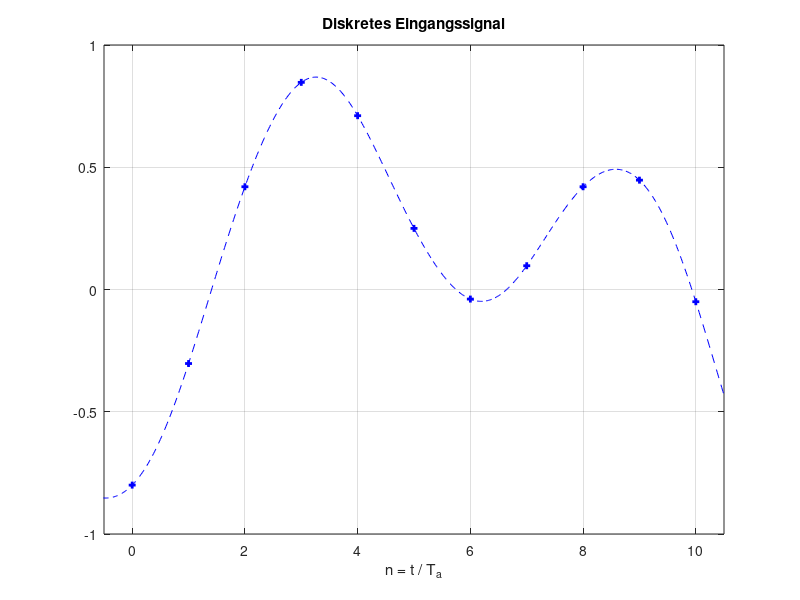
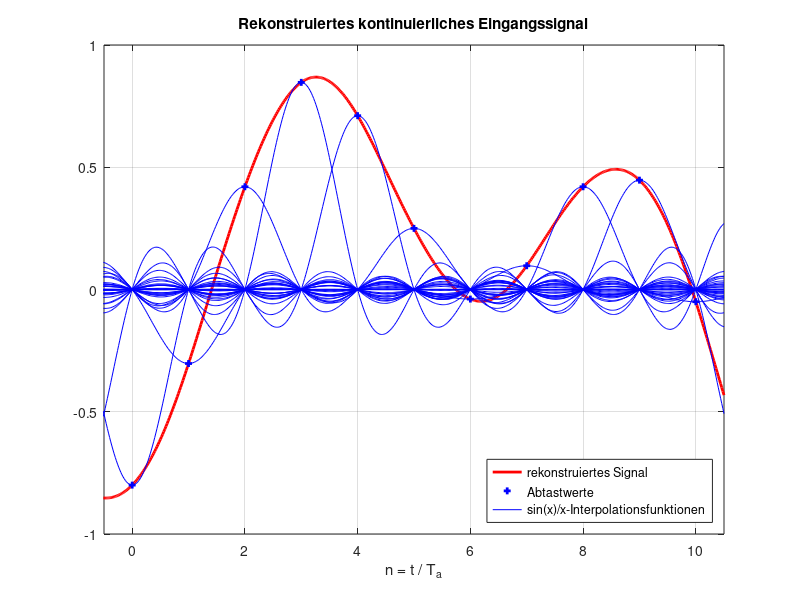
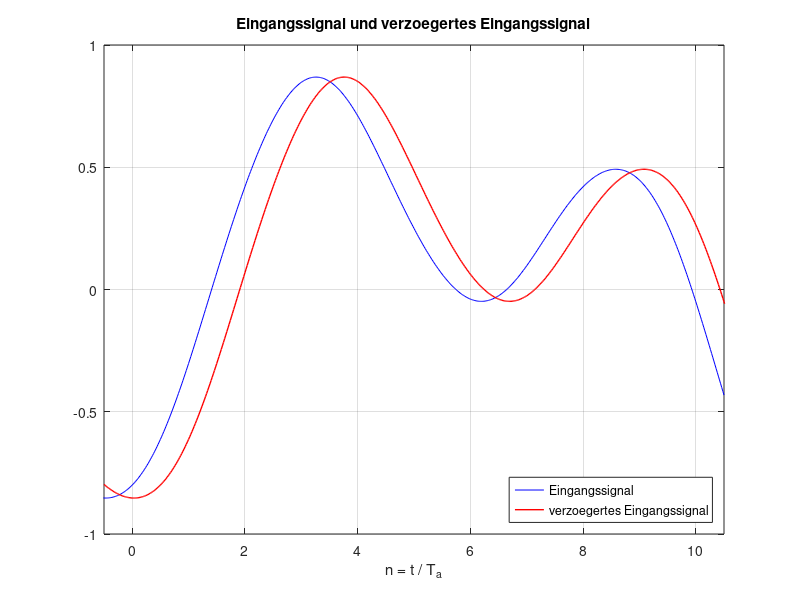
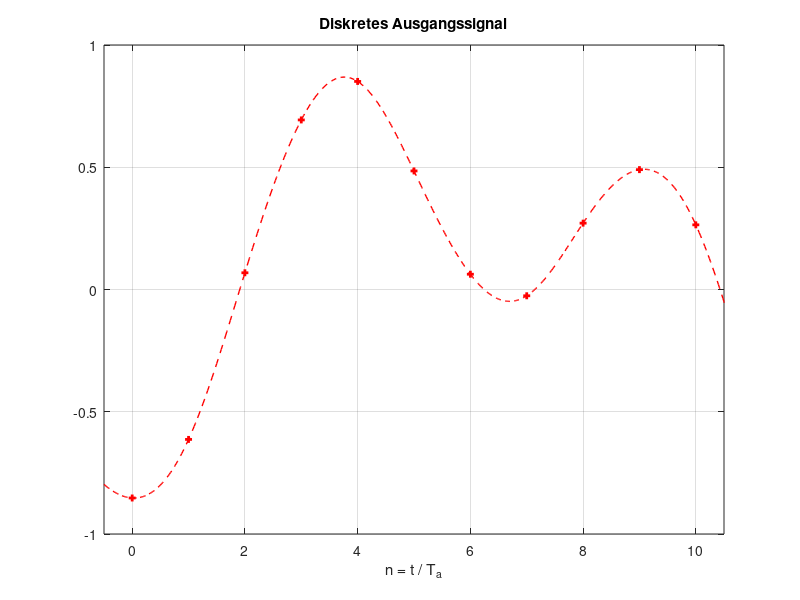

These figures' MATLAB source, in order:
function ddc_verzoegerung_signale
% Fraktionale Verzoegerung eines diskreten Signals
%
%------------------------------------------------
% (c) Eberhard Gamm (www.ibega.de),
%     LIKE (www.like.e-technik.uni-erlangen.de),
%     2013
%------------------------------------------------

close all;

% diskretes Eingangssignal
n = -10 : 20;
x_n = 0.8 * sin( pi * n / 10 ) - 0.5 * cos( pi * n / 3 ) - 0.3;
l_n = length(n);

% Zeitachse fuer kontinuierliches Signal
t_x = -1 : 0.02 : 10.5;
% Anteile des kontinuierlichen Signals
x_t_n = zeros( l_n , length(t_x) );
for i = 1 : l_n
    x_t_n(i,:) = x_n(i) * ( sin( pi * ( t_x - n(i) ) ) + 1e-12 ) ./ ...
                          ( pi * ( t_x - n(i) ) + 1e-12 );
end
% kontinuierliches Signals
x_t = sum( x_t_n , 1 );

% verzoegertes Signal
y_t = x_t;
t_y = t_x + 0.5;

% Abtastung des verzoegerten Signals
n_y = 0 : 10;
y_n = y_t( 26 + 50 * n_y );

figure(1);
plot(t_x,x_t,'b--');
hold on;
plot(n,x_n,'bs','Linewidth',3,'Markersize',2);
hold off;
grid;
axis([-0.5 10.5 -1 1]);
xlabel('n = t / T_a');
title('Diskretes Eingangssignal');

figure(2);
plot(t_x,x_t,'r-','Linewidth',2);
hold on;
plot(n,x_n,'bs','Linewidth',3,'Markersize',2);
for i = 1 : l_n
    plot(t_x,x_t_n(i,:),'b-');
end
hold off;
grid;
axis([-0.5 10.5 -1 1]);
xlabel('n = t / T_a');
title('Rekonstruiertes kontinuierliches Eingangssignal');
legend('rekonstruiertes Signal','Abtastwerte',...
       'sin(x)/x-Interpolationsfunktionen','Location','SouthEast');

figure(3);
plot(t_x,x_t,'b-');
hold on;
plot(t_y,y_t,'r-','Linewidth',1);
hold off;
grid;
axis([-0.5 10.5 -1 1]);
xlabel('n = t / T_a');
title('Eingangssignal und verzoegertes Eingangssignal');
legend('Eingangssignal','verzoegertes Eingangssignal',...
       'Location','SouthEast');

figure(4);
plot(t_y,y_t,'r--','Linewidth',1);
hold on;
plot(n_y,y_n,'rs','Linewidth',3,'Markersize',2);
hold off;
grid;
axis([-0.5 10.5 -1 1]);
xlabel('n = t / T_a');
title('Diskretes Ausgangssignal');
